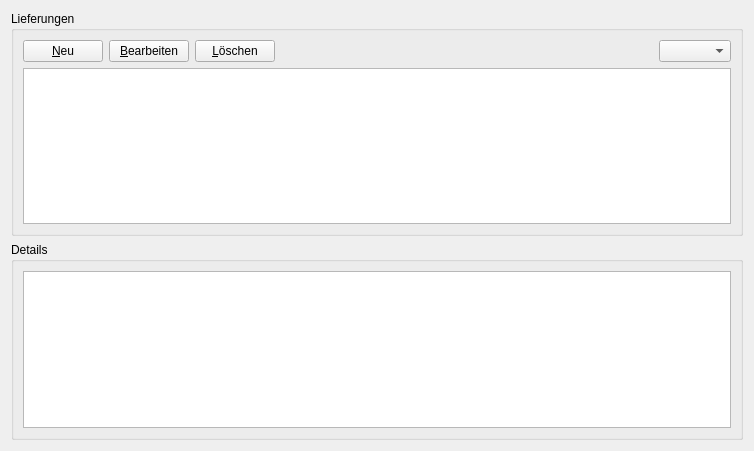
<?xml version="1.0" encoding="UTF-8"?>
<ui version="4.0">
 <class>LieferungForm</class>
 <widget class="QWidget" name="LieferungForm">
  <property name="geometry">
   <rect>
    <x>0</x>
    <y>0</y>
    <width>754</width>
    <height>451</height>
   </rect>
  </property>
  <property name="windowTitle">
   <string>Form</string>
  </property>
  <layout class="QGridLayout" name="gridLayout">
   <item row="0" column="0">
    <layout class="QVBoxLayout" name="verticalLayout">
     <item>
      <layout class="QHBoxLayout" name="horizontalLayout">
       <item>
        <widget class="QGroupBox" name="groupBox">
         <property name="title">
          <string>Lieferungen</string>
         </property>
         <layout class="QGridLayout" name="gridLayout_2">
          <item row="0" column="0">
           <layout class="QVBoxLayout" name="verticalLayout_2">
            <item>
             <layout class="QHBoxLayout" name="horizontalLayout_3">
              <item>
               <widget class="QPushButton" name="pushButton_new">
                <property name="text">
                 <string>&amp;Neu</string>
                </property>
               </widget>
              </item>
              <item>
               <widget class="QPushButton" name="pushButton_edit">
                <property name="text">
                 <string>&amp;Bearbeiten</string>
                </property>
               </widget>
              </item>
              <item>
               <widget class="QPushButton" name="pushButton_delete">
                <property name="text">
                 <string>&amp;Löschen</string>
                </property>
               </widget>
              </item>
              <item>
               <spacer name="horizontalSpacer">
                <property name="orientation">
                 <enum>Qt::Horizontal</enum>
                </property>
                <property name="sizeHint" stdset="0">
                 <size>
                  <width>40</width>
                  <height>20</height>
                 </size>
                </property>
               </spacer>
              </item>
              <item>
               <widget class="QComboBox" name="comboBox_period"/>
              </item>
             </layout>
            </item>
           </layout>
          </item>
          <item row="1" column="0">
           <widget class="FilterableTableView" name="tableView_lieferungen"/>
          </item>
         </layout>
        </widget>
       </item>
      </layout>
     </item>
     <item>
      <layout class="QHBoxLayout" name="horizontalLayout_2">
       <item>
        <widget class="QGroupBox" name="groupBox_2">
         <property name="title">
          <string>Details</string>
         </property>
         <layout class="QGridLayout" name="gridLayout_3">
          <item row="0" column="0">
           <widget class="QTableView" name="tableView_lieferungenDetails"/>
          </item>
         </layout>
        </widget>
       </item>
      </layout>
     </item>
    </layout>
   </item>
  </layout>
 </widget>
 <customwidgets>
  <customwidget>
   <class>FilterableTableView</class>
   <extends>QTableView</extends>
   <header>lib.FilterableTableView</header>
  </customwidget>
 </customwidgets>
 <resources/>
 <connections/>
</ui>
